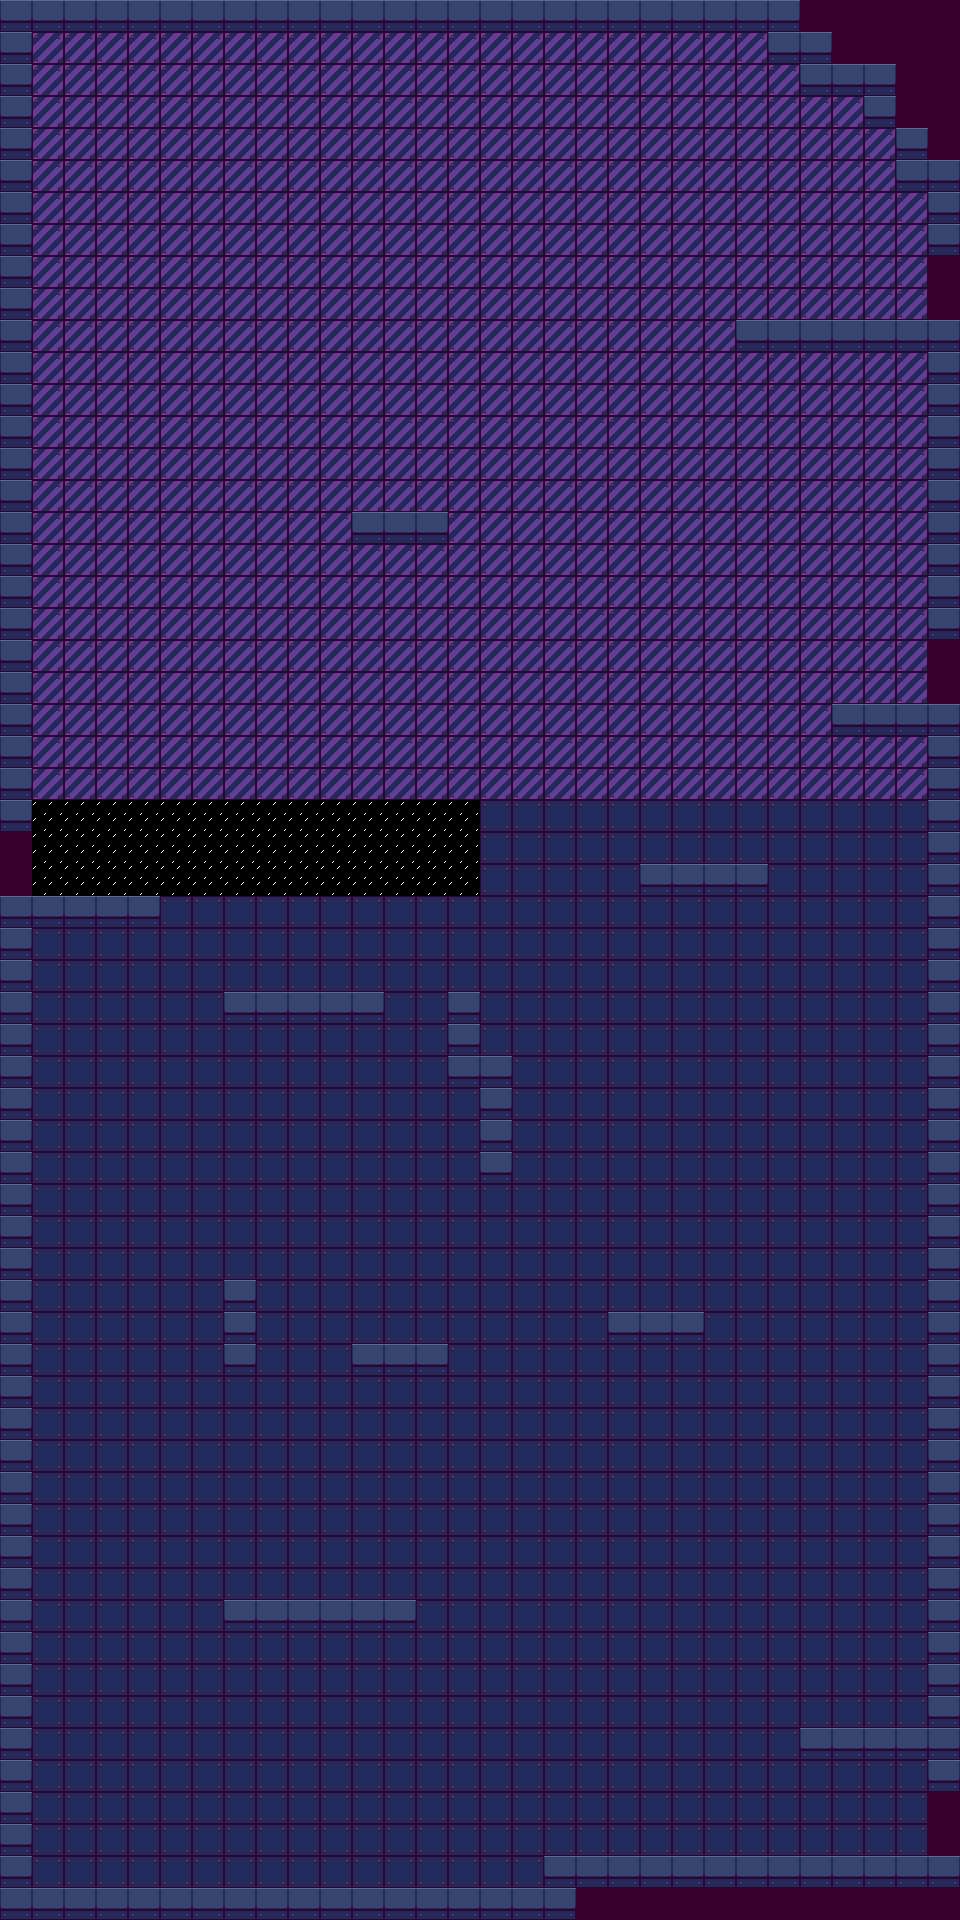

The image is a tile-based game level rendered from a .tmx file. Its description and source (layers, tilesets, objects; grid data summarised) follow:
An orthogonal 30x60 tile map with 32x32 px tiles, 2 tile layers (decorations, blocks) and 40 objects (26x screw_flathead, 6x enemy_spawn, 4x door, 3x screw_phillips, gate).

<map version="1.10" tiledversion="1.11.2" orientation="orthogonal" renderorder="right-down" width="30" height="60" tilewidth="32" tileheight="32" infinite="0" nextlayerid="4" nextobjectid="42">
 <tileset firstgid="1" source="../assets/fulltile.tsx" />
 <layer id="3" name="decorations" width="30" height="60">
  <data>[1800 cells, 1653 non-empty, 4 distinct tile ids]</data>
 </layer>
 <objectgroup id="2" name="spawns">
  <object id="1" type="door" x="16" y="864.333">
   <properties>
    <property name="spawn_x" type="float" value="57" />
    <property name="spawn_y" type="float" value="18" />
    <property name="target" value="../map/demoroom1.tmx" />
   </properties>
  </object>
  <object id="2" type="door" x="944" y="1824.5">
   <properties>
    <property name="spawn_x" type="float" value="2" />
    <property name="spawn_y" type="float" value="7" />
    <property name="target" value="../map/demoroom6.tmx" />
   </properties>
  </object>
  <object id="3" type="door" x="944" y="671.75">
   <properties>
    <property name="spawn_x" type="float" value="3" />
    <property name="spawn_y" type="float" value="16" />
    <property name="target" value="../map/demoroom2.tmx" />
   </properties>
  </object>
  <object id="4" type="door" x="943.333" y="288">
   <properties>
    <property name="spawn_x" type="float" value="3" />
    <property name="spawn_y" type="float" value="6" />
    <property name="target" value="../map/demoroom3.tmx" />
   </properties>
  </object>
  <object id="5" type="screw_flathead" x="640.364" y="815.636" />
  <object id="6" type="screw_flathead" x="550.667" y="882.667" />
  <object id="7" type="screw_flathead" x="322.667" y="959.333" />
  <object id="8" type="screw_flathead" x="464.667" y="924.667" />
  <object id="9" type="screw_flathead" x="578" y="768" />
  <object id="10" type="screw_flathead" x="525.333" y="718.667" />
  <object id="11" type="screw_flathead" x="492" y="669" />
  <object id="12" type="screw_flathead" x="473" y="606" />
  <object id="13" type="screw_flathead" x="484" y="530" />
  <object id="14" type="screw_flathead" x="484" y="451" />
  <object id="15" type="screw_flathead" x="535" y="423" />
  <object id="16" type="screw_flathead" x="584" y="393" />
  <object id="17" type="screw_flathead" x="639" y="359" />
  <object id="18" type="screw_flathead" x="698" y="330" />
  <object id="19" type="screw_flathead" x="528.667" y="1744" />
  <object id="20" type="screw_flathead" x="462.667" y="1676" />
  <object id="21" type="screw_flathead" x="622" y="1805.33" />
  <object id="23" type="screw_phillips" x="811.333" y="780" />
  <object id="24" type="screw_phillips" x="883.333" y="852" />
  <object id="25" type="screw_phillips" x="810" y="1807.5" />
  <object id="26" type="screw_flathead" x="770.667" y="1232" />
  <object id="27" type="screw_flathead" x="826.667" y="1181.33" />
  <object id="28" type="screw_flathead" x="304" y="1518" />
  <object id="29" type="screw_flathead" x="305" y="1392.67" />
  <object id="30" type="screw_flathead" x="304.667" y="1449.33" />
  <object id="31" type="screw_flathead" x="138.667" y="1041.33" />
  <object id="32" type="screw_flathead" x="553.333" y="1198.67" />
  <object id="33" type="screw_flathead" x="597.333" y="1261.33" />
  <object id="34" type="screw_flathead" x="450.667" y="1604" />
  <object id="35" type="enemy_spawn" x="110" y="1830" />
  <object id="36" type="enemy_spawn" x="196" y="1805" />
  <object id="37" type="enemy_spawn" x="679" y="1277" />
  <object id="38" type="enemy_spawn" x="857" y="285" />
  <object id="39" type="enemy_spawn" x="291.5" y="925.5" />
  <object id="40" type="enemy_spawn" x="873" y="1643" />
  <object id="41" type="gate" x="799.75" y="1751.75" width="32" height="104.5">
   <properties>
    <property name="target_screw_x" type="float" value="810" />
    <property name="target_screw_y" type="float" value="1807.5" />
   </properties>
  </object>
 </objectgroup>
 <layer id="1" name="blocks" width="30" height="60">
  <data>[1800 cells, 218 non-empty, 1 distinct tile ids]</data>
 </layer>
</map>
